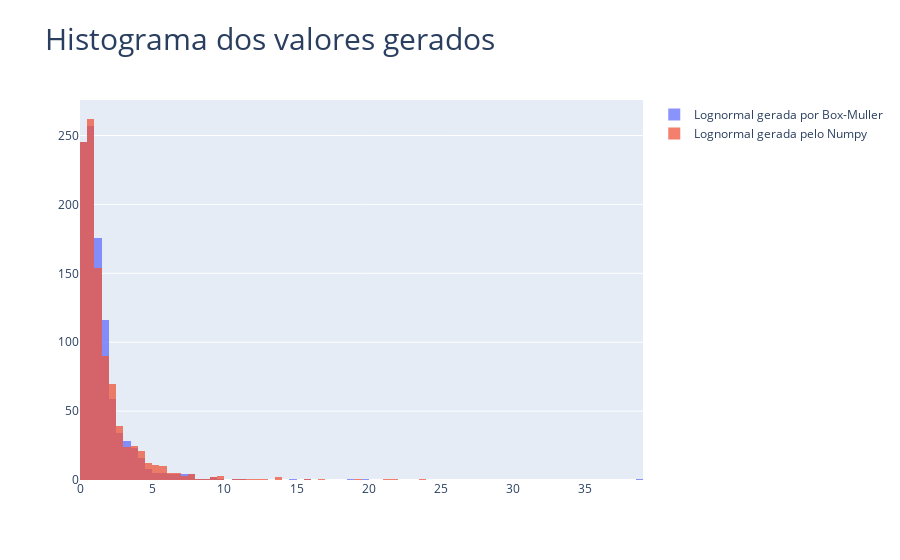

Notebook code for this chart:
### Code cell
fig = go.Figure()
fig.add_trace(go.Histogram(x=boxmuller, name='Lognormal gerada por Box-Muller'))
fig.add_trace(go.Histogram(x=numpy, name='Lognormal gerada pelo Numpy'))

fig.update_layout(barmode='overlay', title=dict(text='Histograma dos valores gerados', font=dict(size=30)))
# Reduce opacity to see both histograms
fig.update_traces(opacity=0.75)
fig.show()

### Figure 1 — Plotly figure (JSON) as saved in the notebook; plotly's stock layout.template omitted (floating-point values rounded to 4 significant figures; data arrays with more than 128 entries replaced by an {"elided": "..."} marker saying what was removed)
{"data": [{"name": "Lognormal gerada por Box-Muller", "opacity": 0.75, "type": "histogram", "x": {"elided": "1000 float values"}}, {"name": "Lognormal gerada pelo Numpy", "opacity": 0.75, "type": "histogram", "x": {"elided": "1000 float values"}}], "layout": {"barmode": "overlay", "title": {"font": {"size": 30}, "text": "Histograma dos valores gerados"}}}
